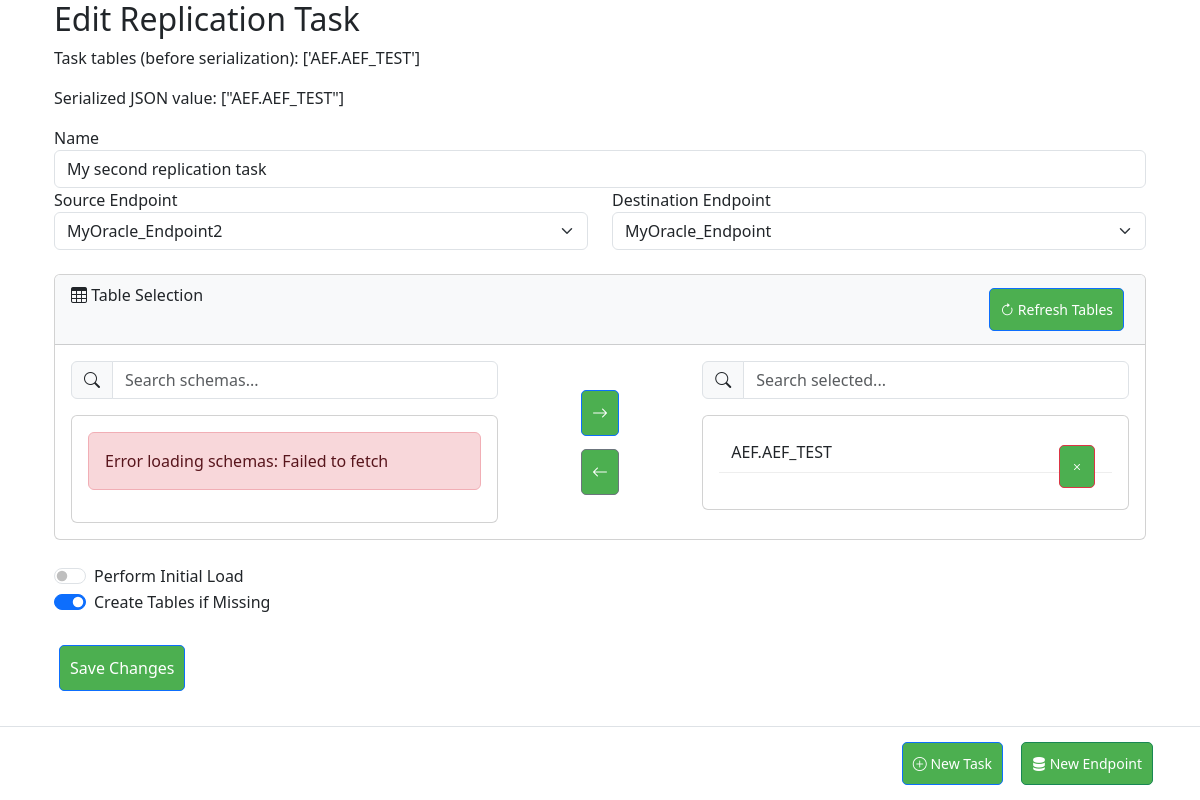
The app's page /task/edit/2 with its own data.
### app/models/task.py (models this page shows, shortened)
class ReplicationTask(db.Model):
    __tablename__ = 'replication_task'
    id = db.Column(db.Integer, primary_key=True)
    name = db.Column(db.String(120), unique=True, nullable=False)
    metrics = db.Column(db.JSON)  # Stores latency, counts, etc.
    source_id = db.Column(db.Integer, db.ForeignKey('endpoint.id'), nullable=False)
    destination_id = db.Column(db.Integer, db.ForeignKey('endpoint.id'), nullable=False)
    tables = db.Column(db.JSON)
    cdc_type = db.Column(db.String(20))
    cdc_config = db.Column(db.JSON)
    status = db.Column(db.String(20), default='stopped')
    options = db.Column(db.JSON)
    last_position = db.Column(db.JSON)
    created_at = db.Column(db.DateTime, default=db.func.now())
    tables = db.Column(db.JSON)  # Store selected tables
    initial_load = db.Column(db.Boolean, default=False)
    create_tables = db.Column(db.Boolean, default=True)
    replication_mode = db.Column(db.String(20), default='full')  # full/partial
    source = db.relationship('Endpoint', foreign_keys=[source_id], backref='source_tasks')
    destination = db.relationship('Endpoint', foreign_keys=[destination_id], backref='destination_tasks')

### app/web/routes.py (the view, shortened to what this page needs)
@bp.route('/task/edit/<int:task_id>', methods=['GET', 'POST'])
def edit_task(task_id):
    task = ReplicationTask.query.get_or_404(task_id)
    print("Task tables:", task.tables)  # Debugging
    form = TaskForm()
    form.source.choices = [(str(e.id), e.name) for e in Endpoint.query.all()]
    form.destination.choices = [(str(e.id), e.name) for e in Endpoint.query.all()]
    if request.method == 'GET':
        form.name.data = task.name
        form.source.data = str(task.source_id)
        form.destination.data = str(task.destination_id)
        form.initial_load.data = task.initial_load
        form.create_tables.data = task.create_tables
    return render_template('edit_task.html', form=form, task=task)

### app/forms.py
class TaskForm(FlaskForm):
    name = StringField('Name', validators=[
        DataRequired(),
        Length(min=3, max=50)
    ])
    source = SelectField('Source Endpoint', choices=[], validators=[DataRequired()])
    destination = SelectField('Destination Endpoint', choices=[], validators=[DataRequired()])
    initial_load = BooleanField('Perform Initial Load', default=True)
    create_tables = BooleanField('Create Tables if Missing', default=True)
    submit = SubmitField('Save Task')

### app/web/templates/edit_task.html (shortened to what this page needs)
{% extends "base.html" %}
{% block content %}
<div class="container">
    <h2>{{ 'Edit' if task else 'Create' }} Replication Task</h2>
<form method="POST" id="task-form">
    <p>Task tables (before serialization): {{ task.tables }}</p>
<p>Serialized JSON value: {{ task.tables | tojson | safe if task and task.tables is not none else '[]' }}</p>
<div class="form-group">
    {{ form.name.label }}
    {{ form.name(class="form-control", autocomplete="off") }}
</div>
<div class="row mb-4">
    <div class="col-md-6">
        {{ form.source.label }}
        {{ form.source(class="form-select", autocomplete="off") }}
    </div>
    <div class="col-md-6">
        {{ form.destination.label }}
        {{ form.destination(class="form-select", autocomplete="off") }}
    </div>
</div>
    <div class="card mb-4">
<div class="card-header">
    <i class="bi bi-table"></i> Table Selection
    <div class="float-end">
        <button type="button" class="btn btn-sm btn-outline-primary"
                onclick="loadSourceTables()">
            <i class="bi bi-arrow-clockwise"></i> Refresh Tables
        </button>
    </div>
</div>
<div class="card-body">
    <div class="row">
        <div class="col-md-5">
            <div class="input-group mb-3">
                <span class="input-group-text"><i class="bi bi-search"></i></span>
                <input type="text" id="schema-search" class="form-control"
                       placeholder="Search schemas..." onkeyup="filterSchemas()">
            </div>
            <div class="card" style="max-height: 500px; overflow-y: auto;">
                <div class="card-body" id="schema-list">
                </div>
            </div>
        </div>
        <div class="col-md-2 d-flex flex-column justify-content-center align-items-center">
            <button type="button" class="btn btn-primary mb-2"
                    onclick="addSelectedTables()">
                <i class="bi bi-arrow-right"></i>
            </button>
            <button type="button" class="btn btn-secondary"
                    onclick="removeSelectedTables()">
                <i class="bi bi-arrow-left"></i>
            </button>
        </div>
        <div class="col-md-5">
            <div class="input-group mb-3">
                <span class="input-group-text"><i class="bi bi-search"></i></span>
                <input type="text" id="selected-search" class="form-control"
                       placeholder="Search selected..." onkeyup="filterSelected()">
            </div>
            <div class="card" style="max-height: 500px; overflow-y: auto;">
                <div class="card-body" id="selected-list">
                </div>
            </div>
        </div>
    </div>
</div>
    </div>
    <div class="row mb-4">
        <div class="col-md-6">
            <div class="form-check form-switch">
                {{ form.initial_load(class="form-check-input") }}
                {{ form.initial_load.label(class="form-check-label") }}
            </div>
            <div class="form-check form-switch">
                {{ form.create_tables(class="form-check-input") }}
                {{ form.create_tables.label(class="form-check-label") }}
            </div>
        </div>
    </div>
    <button type="submit" class="btn btn-primary">Save Changes</button>
</form>
</div>
{% endblock %}

### app/static/css/dashboard.css (style rules this page uses)
.btn { background: #4CAF50; color: white; padding: 10px; border-radius: 5px; text-decoration: none; margin: 5px; }

### app/web/templates/base.html (style rules this page uses)
body { padding-bottom: 70px; }

### app/web/templates/edit_task.html (style rules this page uses)
.card-header { background-color: #f8f9fa; transition: background-color 0.2s; }
.form-check-input:checked { background-color: #0d6efd; border-color: #0d6efd; }

### records on screen
ReplicationTask: tables "['AEF.AEF_TEST']", tables|tojson "[\"AEF.AEF_TEST\"]", name "My second replication task", source "MyOracle_Endpoint2", destination "MyOracle_Endpoint", create_tables "☑"
